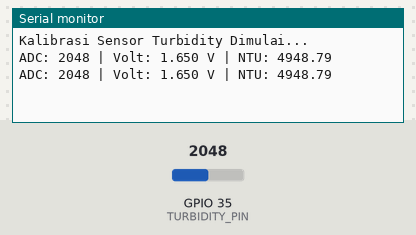
Bench run of a sketch on a simulated ESP32. On the bench: the last lines printed to the serial monitor. The test bench sets the inputs (shaded band); at power-on: GPIO 35 (TURBIDITY_PIN) = 2048 (analog values on the 0–4095 scale).

Above: at 1.8 s.
1.9 s: GPIO 35 (TURBIDITY_PIN) set to 2866
At 2.8 s:
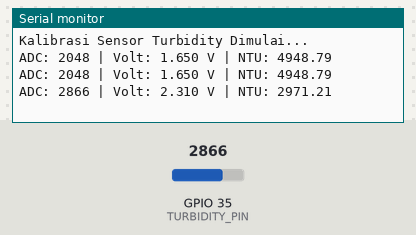
3.4 s: GPIO 35 (TURBIDITY_PIN) set to 3603
At 4.8 s:
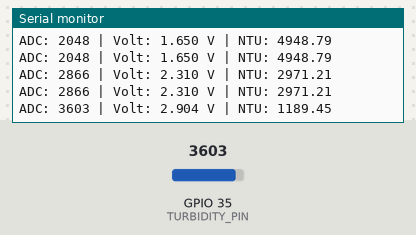
Timing chart, 0 to 6.4 s (numbered marks = the images above; inputs shaded):
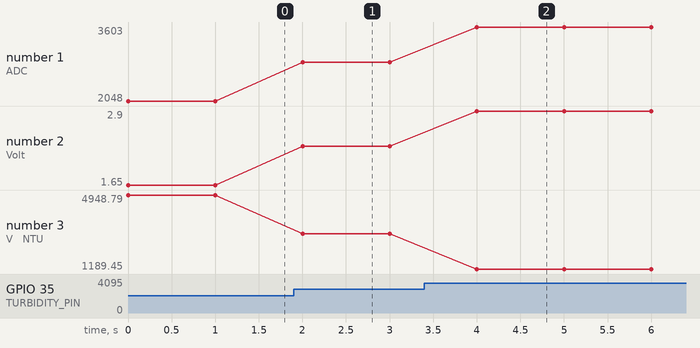

Measured:
- after the input at 1.9 s, the serial monitor: prints a new line after 0.10 s (image 1)
- after the input at 3.4 s, the serial monitor: prints a new line after 0.60 s (image 2)
- plotted number 1: 2048 → 2866 after the input at 1.9 s, 2866 → 3603 after the input at 3.4 s
- plotted number 2: 1.65 → 2.31 after the input at 1.9 s, 2.31 → 2.9 after the input at 3.4 s
- plotted number 3: 4948.79 → 2971.21 after the input at 1.9 s, 2971.21 → 1189.45 after the input at 3.4 s

The sketch:

tes_turbidity.ino
```cpp
#define TURBIDITY_PIN 35

void setup() {
  Serial.begin(115200);
  analogReadResolution(12);  // 0–4095 untuk ESP32
  Serial.println("Kalibrasi Sensor Turbidity Dimulai...");
}

void loop() {
  int adcValue = analogRead(TURBIDITY_PIN);
  float voltase = adcValue * (3.3 / 4095.0);  // Tegangan sensor

  // Konversi tegangan ke NTU (dibalik logika)
  float ntu = (3.3 - voltase) * 3000.0;

  if (ntu < 0) ntu = 0;

  // Interpretasi NTU


  // Tampilkan
  Serial.print("ADC: ");
  Serial.print(adcValue);
  Serial.print(" | Volt: ");
  Serial.print(voltase, 3);
  Serial.print(" V | NTU: ");
  Serial.println(ntu, 2);

  delay(1000);
}
```
